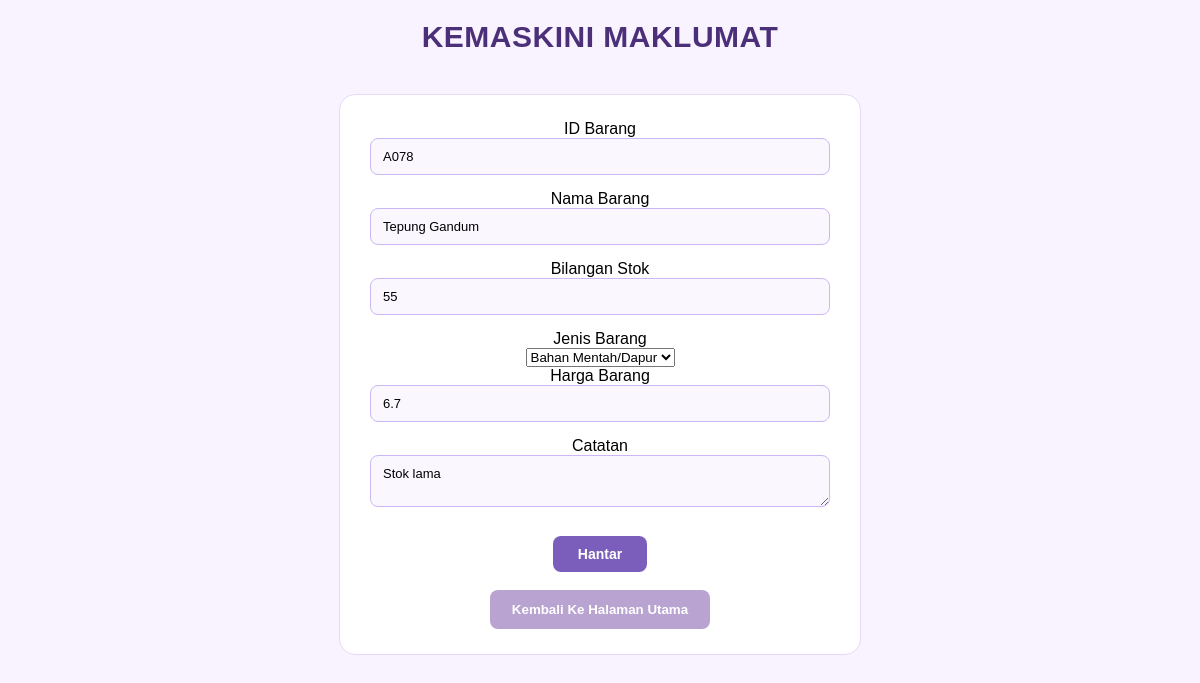
/update.php?idbarang=A078, run on the app's committed database.
### tables this page shows
CREATE TABLE `kedai_runcit` (
  `idbarang` varchar(10) NOT NULL,
  `namabarang` varchar(100) NOT NULL,
  `bilstok` int(15) NOT NULL,
  `jenisbarang` varchar(20) NOT NULL,
  `harga` double NOT NULL,
  `catatan` varchar(100) NOT NULL
);

### update.php (the view, shortened to what this page needs)
<?php
include('config.php');
if (isset($_GET['idbarang'])) {
    $id = $_GET['idbarang'];
} else {
    echo "No data available";
    $id = "";
}
$display = mysqli_query($conn, "SELECT * FROM kedai_runcit WHERE idbarang= '".$id."' ");
if (mysqli_num_rows($display) > 0) {
    while($row = mysqli_fetch_assoc($display)) {
        $id = $row['idbarang'];
        $nb = $row['namabarang'];
        $bs = $row['bilstok'];
        $jb = $row['jenisbarang'];
        $hg = $row['harga'];
        $ct = $row['catatan'];
    }
}
?>
<!DOCTYPE html>
<html>
    <head>
        <link rel="stylesheet" href="style.css">
    </head>
    <body>
        <h1 align="center">KEMASKINI MAKLUMAT</h1>
          <div class = "form1">
        <center>
    <form action ="" method = "post">
        <fieldset>
        <label>ID Barang</label> <br>
        <input type="text" name="idbarang" value="<?php echo $id ?>"> <br>
        <label>Nama Barang</label> <br>
        <input type="text" name="namabarang"  value="<?php echo $nb ?>"> <br>
        <label>Bilangan Stok</label> <br>
        <input type="text" name="bilstok"  value="<?php echo $bs ?>"> <br>
        <label>Jenis Barang</label> <br>
          <select type="text" name="jenisbarang" required>
        <option value="<?php echo $jb ?>"><?php echo $jb ?></option>
        </select> <br>
        <label>Harga Barang</label> <br>
        <input type="text" name="harga"  value="<?php echo $hg ?>"> <br>
        <label>Catatan</label> <br>
        <textarea name="catatan"><?php echo $ct ?></textarea> <br>
        <button type="submit" name="hantar">Hantar</button>
        </fieldset>
    </form>
    <br>
    <a href="index.php"><button>Kembali Ke Halaman Utama</button></a>
</center>
</div>
    </body>
</html>

### style.css (style rules this page uses)
* { margin: 0; padding: 0; box-sizing: border-box; font-family: "Montserrat", sans-serif; }
body { background: #f8f3ff; padding: 20px; }
h1 { text-align: center; margin-bottom: 25px; color: #4b2f78; font-size: 30px; letter-spacing: 0.5px; font-weight: 700; font-family: Verdana, Geneva, Tahoma, sans-serif; }
button { padding: 12px 22px; background: #b8a3d1; color: white; font-weight: bold; border: none; border-radius: 8px; }
.form1 { width: 45%; margin: 40px auto; padding: 25px 30px; background: #ffffff; border-radius: 16px; border: 1px solid #e6d9fa; }
form fieldset { border: none; padding: 0; }
form input, form textarea { width: 100%; padding: 10px 12px; margin-bottom: 15px; border: 1px solid #ccb7f5; border-radius: 8px; background: #faf7ff; font-size: 13px; }
form button { padding: 10px 25px; background: #7b5dbb; color: white; font-size: 14px; font-weight: 600; display: block; margin: 10px auto 0; }

### data on the page
kedai_runcit: idbarang "A078", namabarang "Tepung Gandum", bilstok "55", jenisbarang "Bahan Mentah/Dapur", harga "6.7", catatan "Stok lama"
